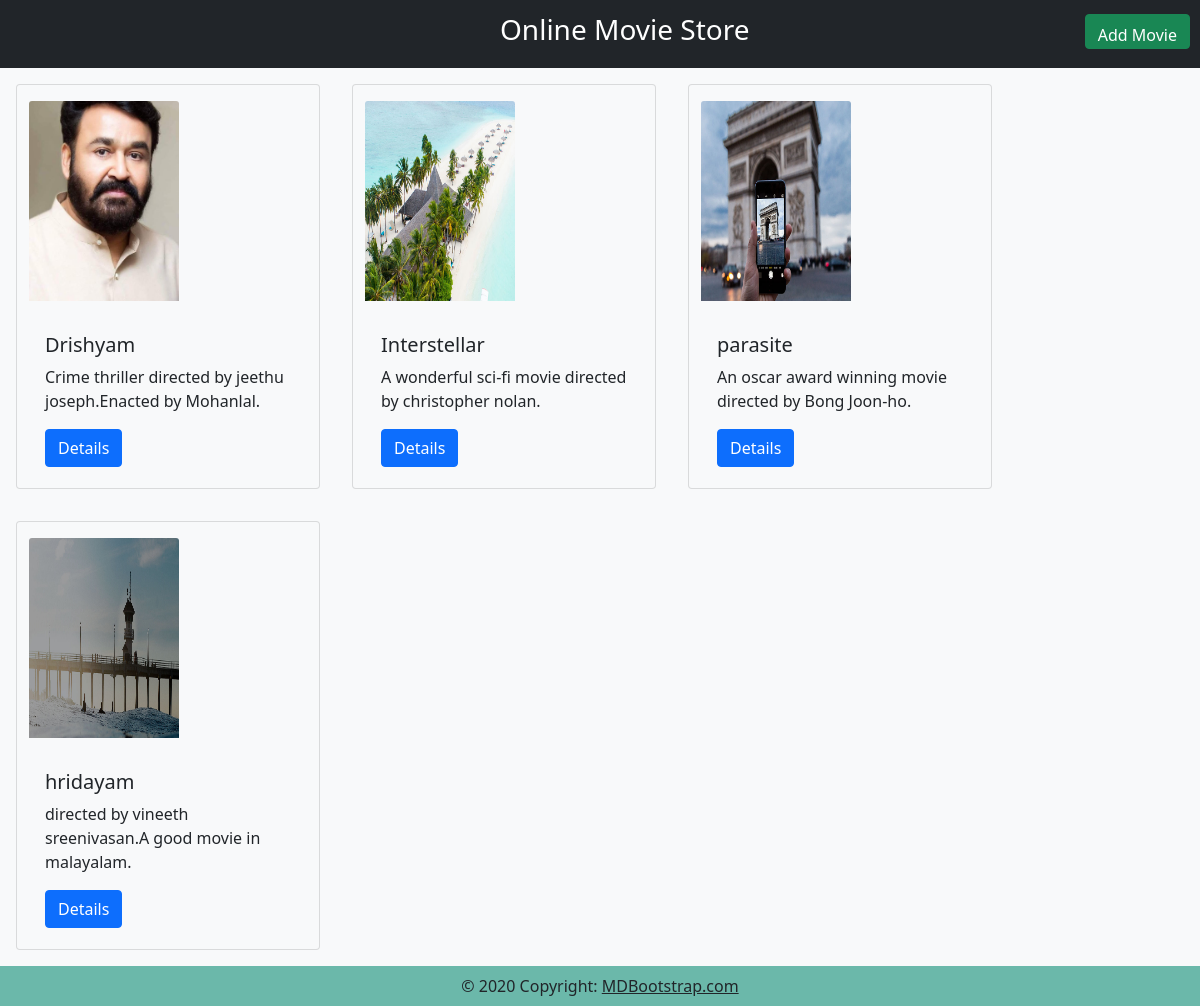
The page / on the database its author committed.
### movieapp/models.py (models this page shows, shortened)
class Movie(models.Model):
    name = models.CharField(max_length=250)
    desc = models.TextField()
    year = models.IntegerField()
    img = models.ImageField(upload_to='gallery')

### movieapp/views.py (the view)
# urls.py: path('',views.index,name='index'),
def index(request):
    movie = Movie.objects.all()
    context={
        'movie_list':movie
    }
    return render(request,'index.html',context)

### templates/index.html
{% extends 'base.html' %}
{% load static %}
{% block body %}
<div class="container-fluid bg-light">
    <div class="row">
        {% for i in movie_list %}
        <div class="card mx-3 my-3 bg-light" style="width: 19rem;">
            <img src="{{i.img.url}}" class="card-img-top my-3" alt="..." style="height:200px; width:150px;">
            <div class="card-body">
                <h5 class="card-title">{{i.name}}</h5>
                <p class="card-text">{{i.desc}}</p>
                <a href="{% url 'movieapp:detail' i.id %}" class="btn btn-primary" style="margin-bottom:5px;">Details</a>
            </div>
        </div>
        {% endfor %}
    </div>
</div>
{% endblock %}

### templates/base.html (shortened to what this page needs)
{% load static %}
<!DOCTYPE html>
<html lang="en">
<head>
    <link href="https://cdn.jsdelivr.net/npm/bootstrap@5.0.2/dist/css/bootstrap.min.css" rel="stylesheet">
    <link rel="stylesheet" href="{% static 'style.css' %}"
</head>
<body>
<nav class="navbar navbar-dark bg-dark">
  <a class="navbar-brand" href="#">
   <h3 class="text-center" style="margin-left:500px;">Online Movie Store</h3>
          <a href="{% url 'movieapp:add' %}" class="btn btn-success py-2" style="margin-bottom:5px; margin-right:10px; height:35px;">Add Movie</a>
  </a>
</nav>
{% block body %}
{% endblock %}
<footer class="bg-light text-center text-lg-start">
  <div class="text-center p-2" style="background-color: rgba(92, 178, 162, 0.9);">
    © 2020 Copyright:
    <a class="text-dark" href="https://mdbootstrap.com/">MDBootstrap.com</a>
  </div>
</footer>
</body>
</html>

### static/style.css (style rules this page uses)
body { background-color: 'white'; }

### rows shown on the page
Movie: img (picture), name "Drishyam", desc "Crime thriller directed by jeethu joseph.Enacted by Mohanlal."
Movie: img (picture), name "Interstellar", desc "A wonderful sci-fi movie directed by christopher nolan."
Movie: img (picture), name "parasite", desc "An oscar award winning movie directed by Bong Joon-ho."
Movie: img (picture), name "hridayam", desc "directed by vineeth sreenivasan.A good movie in malayalam."
